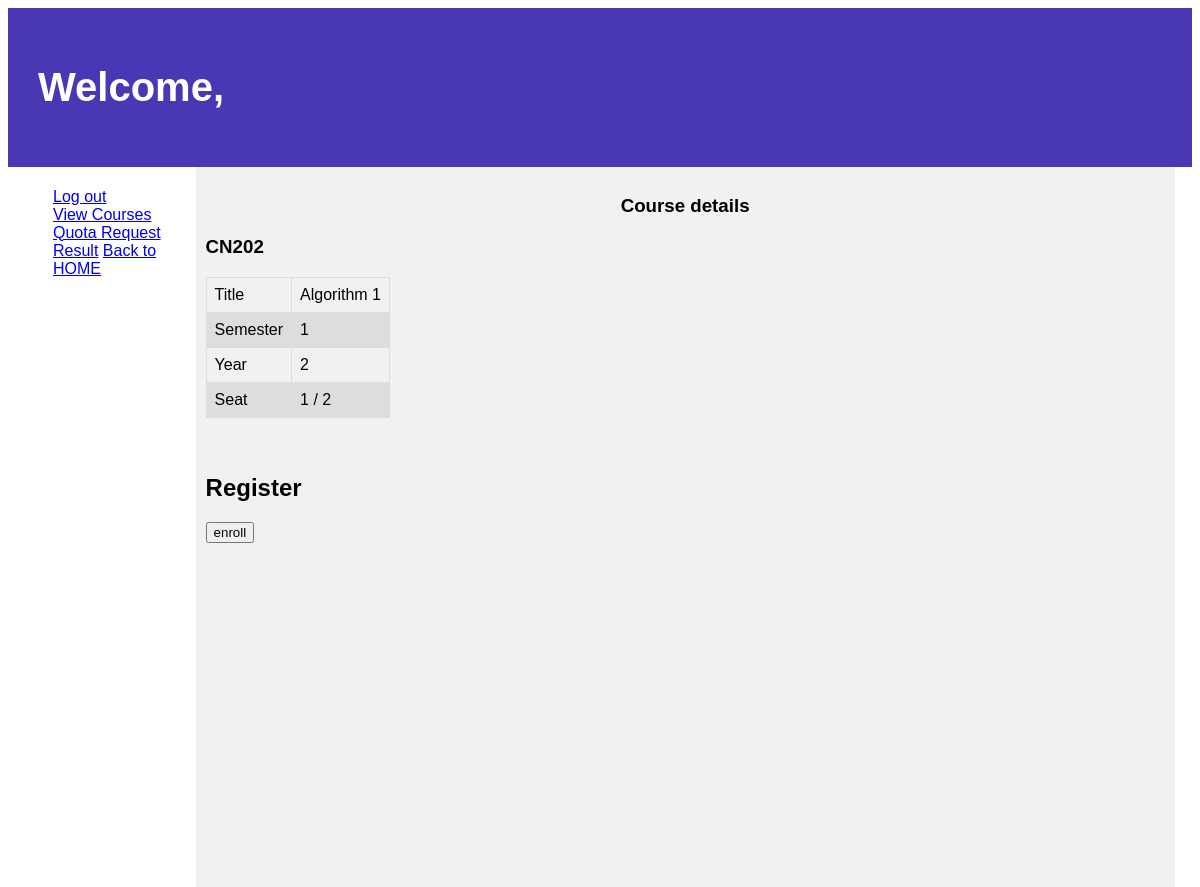
/courses/2/, run on an earlier commit of the app's database.
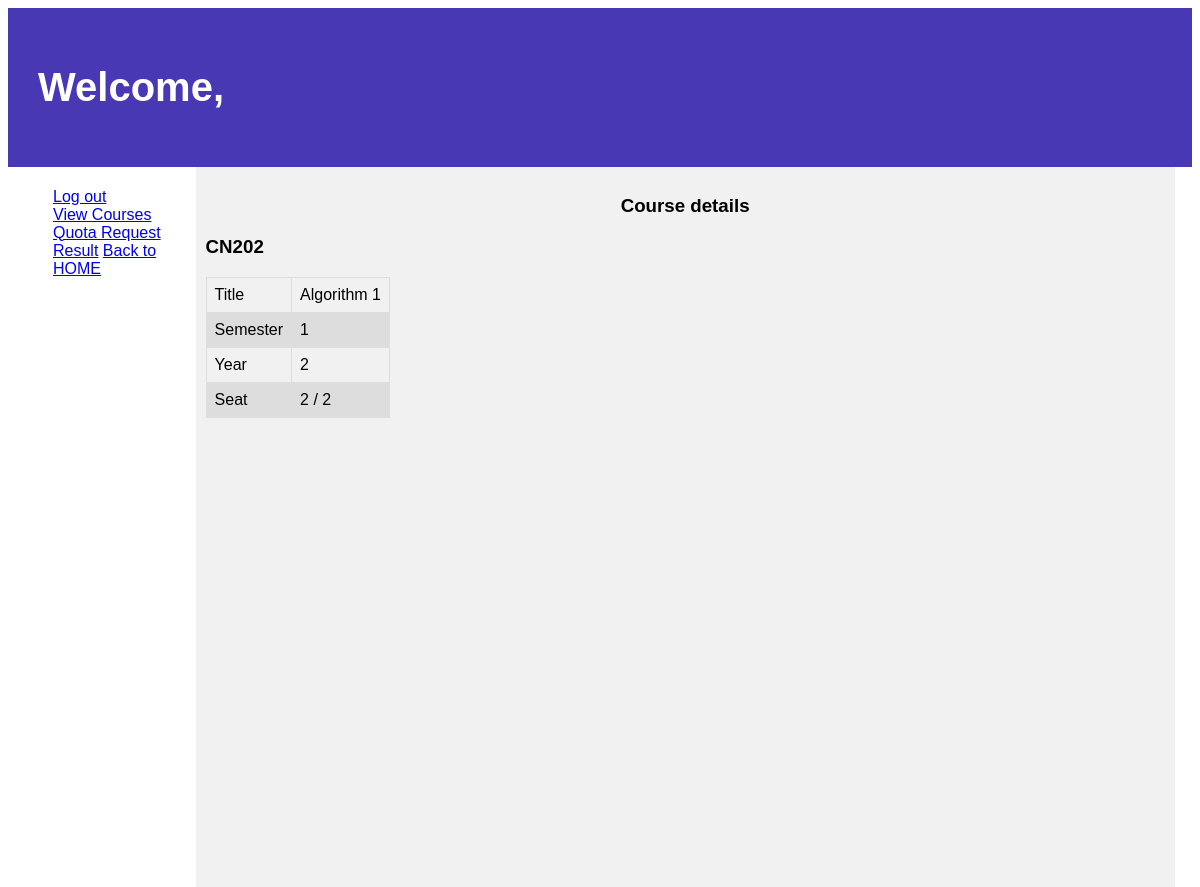
And on a later commit of the database.
### courses/models.py (models this page shows, shortened)
class Course(models.Model):
    c_id = models.CharField(max_length=5, unique=True, default="CN000")
    title = models.CharField(max_length=64, null=True, blank=True)
    semmester = models.IntegerField(null=True, blank=True)
    year = models.IntegerField(null=True, blank=True)
    seat_count = models.IntegerField(default=0, null=True, blank=True)
    max_seat = models.IntegerField(null=True, blank=True, default=5)
    quota = models.BooleanField(default=True)
    attend = models.ManyToManyField(User, blank=True)

### courses/views.py (the view)
# urls.py: path("<int:id>/",views.course, name="course"),
def course(request, id):
    course = Course.objects.get(pk=id)
    User = get_user_model()
    users = User.objects.all()
    course.seat_count = course.attend.count()
    if course.max_seat <= course.seat_count:
        course.quota = False
    course.save()
    return render(request, "courses/course.html", {
        "course": course,
        "User" : users
    })

### courses/templates/courses/course.html (shortened to what this page needs)
{% extends "courses/layout.html" %}
{% block body %}
<header>
    <h1> Welcome, {{ request.user.first_name }}</h1>
  </header>
  <section>
    <nav>
      <ul>
        <a href="{% url 'logout' %}">Log out</a>
        <br>
        <a href="{% url 'c_index' %}">View Courses</a>
        <br>
        <a href="{% url 'quota' %}">Quota Request Result</a>
        <a href="{% url 'index' %}">Back to HOME</a>
        <br>
      </ul>
    </nav>
    <article>
        <h1 align="center">Course details</h1>
        <h1>{{ course.c_id }}</h1>
<table>
      <tr>
        <td>Title </td>
        <td>{{ course.title }}</td>
      </tr>
      <tr>
        <td>Semester</td>
        <td>{{ course.semmester }}</td>
      </tr>
      <tr>
        <td>Year</td>
        <td>{{ course.year }}</td>
      </tr>
      <tr>
        <td>Seat</td>
        <td>{{ course.seat_count }} / {{ course.max_seat }}</td>
      </tr>
</table>
<br>
<br>
{% if course.quota  %}
<h2>Register</h2>
<form action="{% url 'book' course.id %}" method="POST">
    <input type="submit" value="enroll">
</form>
{% endif %}
    </article>
  </section>
{% endblock %}

What changed in the data, as far as the page shows it:
changed Course "CN202": seat_count "1" → "2"; quota True → False (drawn)
Also different on the page:
form field value: "enroll" → (not shown)
text no longer shown: "Register"
